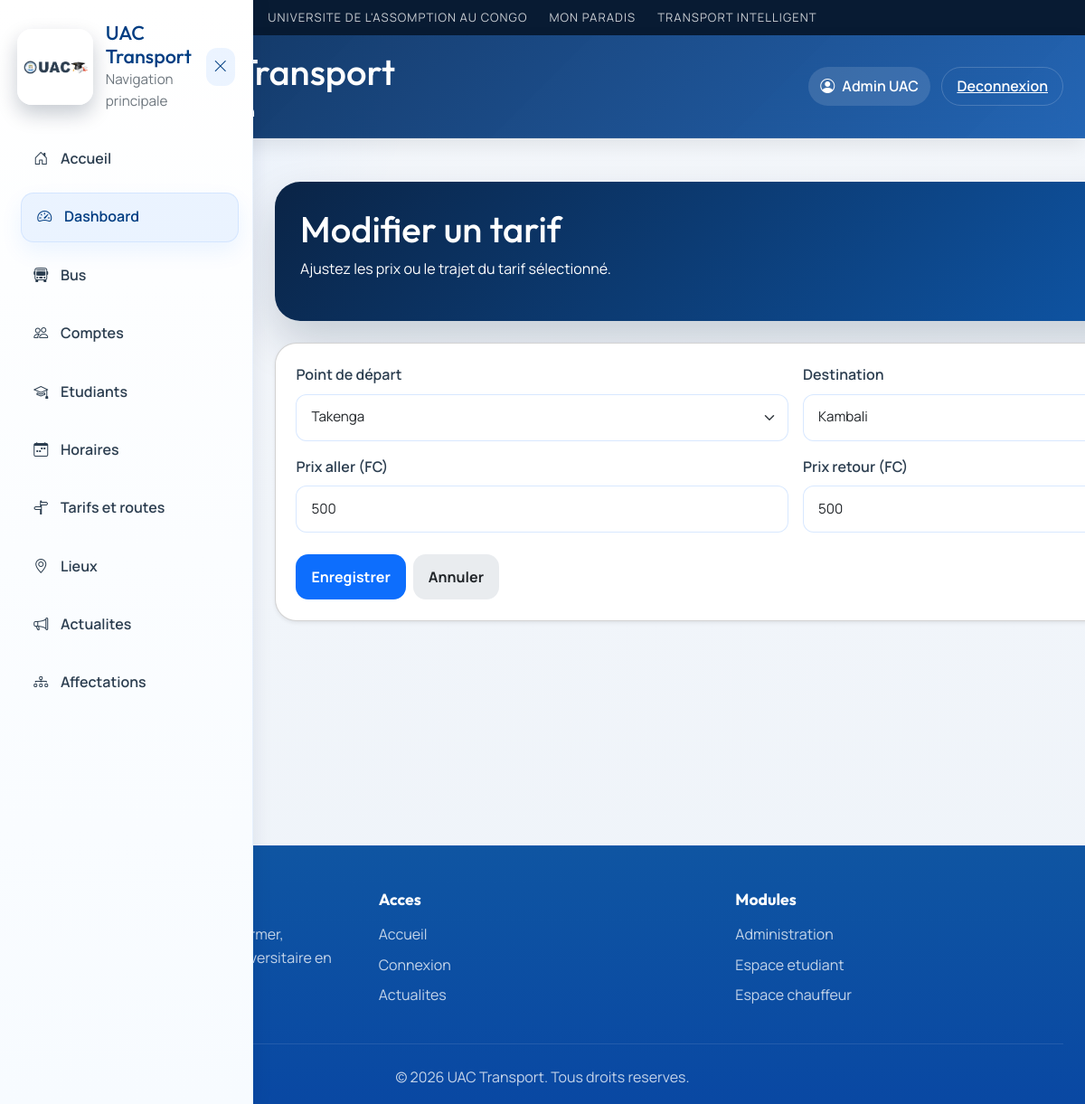
The app's page /admin/edit_route/1 (signed in), older data.
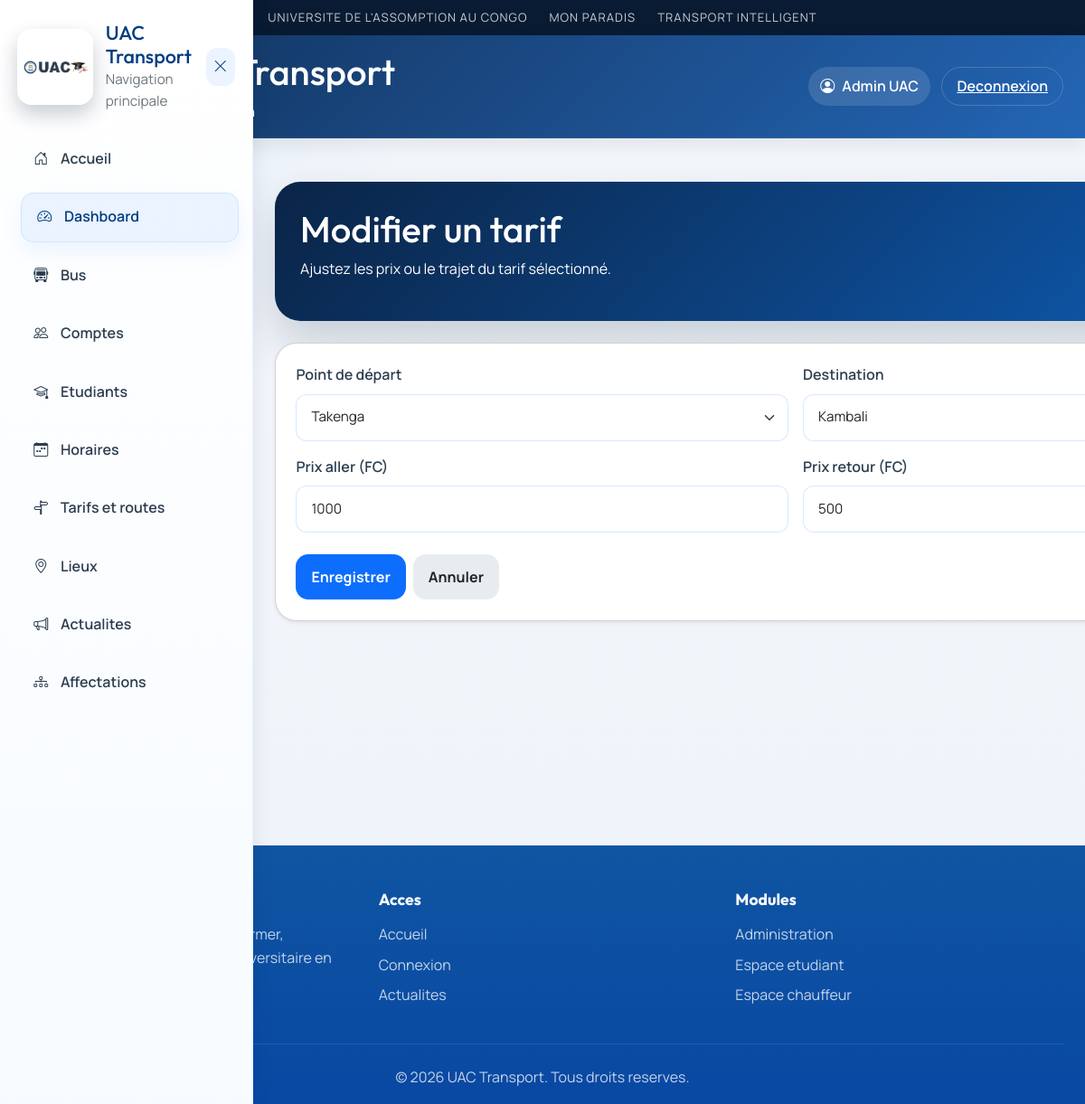
The same page, newer data.
### tables this page shows
CREATE TABLE routes (
        id INTEGER PRIMARY KEY AUTOINCREMENT,
        depart_id INTEGER NOT NULL,
        destination_id INTEGER NOT NULL,
        prix_aller INTEGER,
        prix_retour INTEGER,
        FOREIGN KEY(depart_id) REFERENCES locations(id),
        FOREIGN KEY(destination_id) REFERENCES locations(id)
    );

### app.py (the view, shortened to what this page needs)
@app.route("/admin/edit_route/<int:route_id>", methods=["GET", "POST"])
def admin_edit_route(route_id):
    if session.get("role") != "admin":
        return redirect(url_for("login"))
    conn = get_db()
    route = conn.execute("SELECT * FROM routes WHERE id = ?", (route_id,)).fetchone()
    locations = conn.execute("SELECT * FROM locations").fetchall()
    conn.close()
    if not route:
        return redirect(url_for("admin_routes"))
    return render_template("admin/edit_route.html", route=route, locations=locations)

### app.py (called while the page is built)
def get_db():
    conn = sqlite3.connect(DATABASE)
    conn.row_factory = sqlite3.Row
    return conn

def get_current_user():
    user_id = session.get("user_id")
    if not user_id:
        return None
    conn = get_db()
    user = conn.execute("SELECT * FROM users WHERE id = ?", (user_id,)).fetchone()
    conn.close()
    return user

@app.context_processor
def inject_current_user():
    return {
        "current_user": get_current_user(),
        "profile_photo_url": profile_photo_url,
        "user_initials": get_user_initials,
    }

### templates/admin/edit_route.html (shortened to what this page needs)
{% extends 'base.html' %}
{% block content %}
<div class="admin-page py-4">
    <div class="page-header mb-4">
        <h1>Modifier un tarif</h1>
        <p class="text-muted">Ajustez les prix ou le trajet du tarif sélectionné.</p>
    </div>
    <div class="card shadow-sm">
        <div class="card-body">
            <form method="POST">
                <div class="row g-3">
                    <div class="col-md-6">
                        <label class="form-label">Point de départ</label>
                        <select name="depart_id" class="form-select" required>
                            {% for loc in locations %}
                            <option value="{{ loc.id }}" {{ 'selected' if loc.id == route.depart_id else '' }}>{{ loc.nom }}</option>
                            {% endfor %}
                        </select>
                    </div>
                    <div class="col-md-6">
                        <label class="form-label">Destination</label>
                        <select name="destination_id" class="form-select" required>
                            {% for loc in locations %}
                            <option value="{{ loc.id }}" {{ 'selected' if loc.id == route.destination_id else '' }}>{{ loc.nom }}</option>
                            {% endfor %}
                        </select>
                    </div>
                    <div class="col-md-6">
                        <label class="form-label">Prix aller (FC)</label>
                        <input type="number" name="prix_aller" class="form-control" value="{{ route.prix_aller }}" required>
                    </div>
                    <div class="col-md-6">
                        <label class="form-label">Prix retour (FC)</label>
                        <input type="number" name="prix_retour" class="form-control" value="{{ route.prix_retour }}" required>
                    </div>
                </div>
                <div class="mt-4 d-flex gap-2">
                    <button class="btn btn-primary" type="submit">Enregistrer</button>
                    <a href="/admin/routes" class="btn btn-secondary">Annuler</a>
                </div>
            </form>
        </div>
    </div>
</div>
{% endblock %}

Row changes from the older to the newer data that the page shows:
changed routes: prix_aller "500" → "1000"
